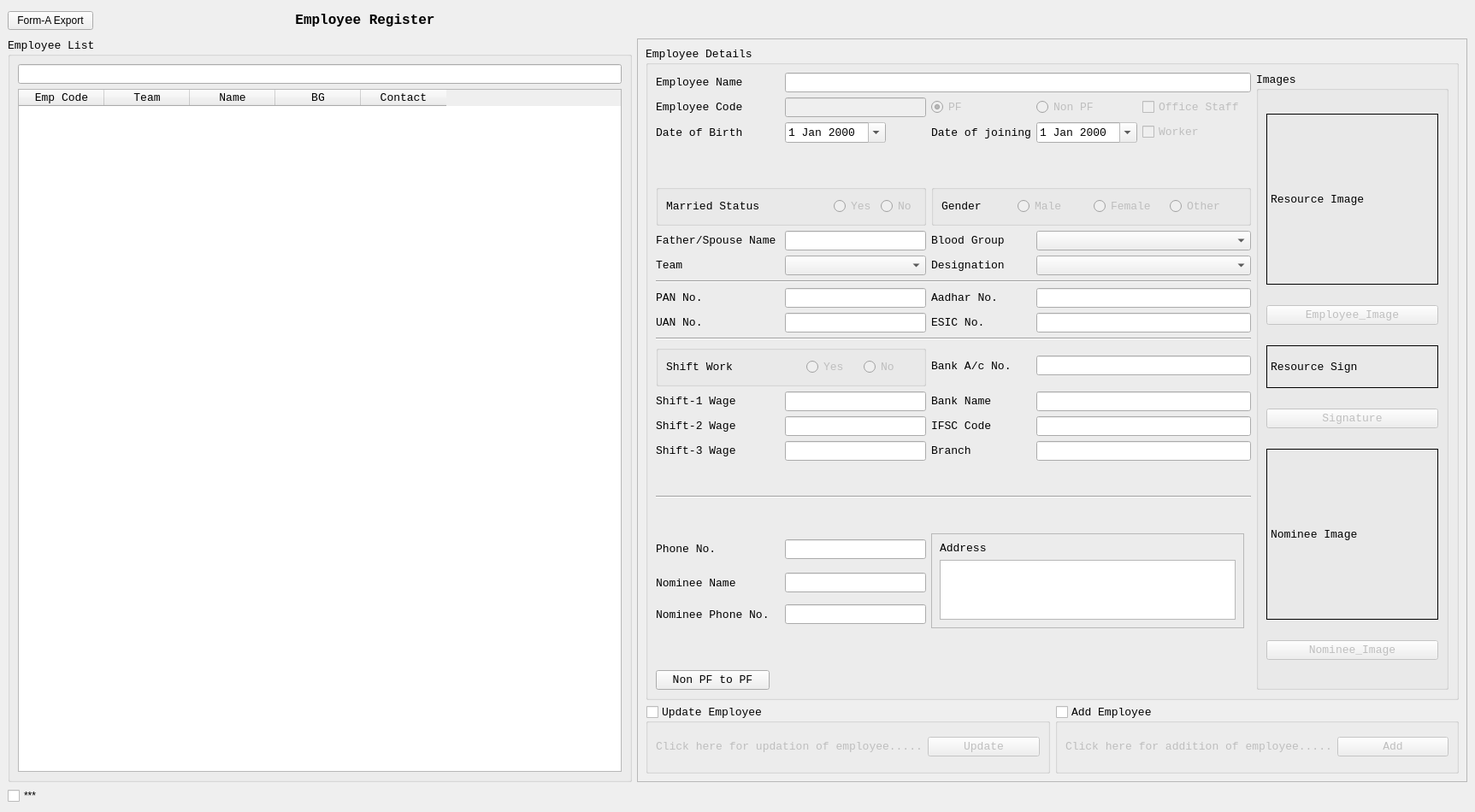
<?xml version="1.0" encoding="UTF-8"?>
<ui version="4.0">
 <class>MWin_Register</class>
 <widget class="QMainWindow" name="MWin_Register">
  <property name="enabled">
   <bool>true</bool>
  </property>
  <property name="geometry">
   <rect>
    <x>0</x>
    <y>0</y>
    <width>1725</width>
    <height>950</height>
   </rect>
  </property>
  <property name="sizePolicy">
   <sizepolicy hsizetype="Expanding" vsizetype="Expanding">
    <horstretch>0</horstretch>
    <verstretch>0</verstretch>
   </sizepolicy>
  </property>
  <property name="minimumSize">
   <size>
    <width>0</width>
    <height>0</height>
   </size>
  </property>
  <property name="maximumSize">
   <size>
    <width>16777215</width>
    <height>16777215</height>
   </size>
  </property>
  <property name="windowTitle">
   <string>MainWindow</string>
  </property>
  <widget class="QWidget" name="CWin_Register">
   <layout class="QGridLayout" name="gridLayout_11">
    <item row="0" column="0">
     <widget class="QPushButton" name="Form_Export_XL">
      <property name="minimumSize">
       <size>
        <width>78</width>
        <height>0</height>
       </size>
      </property>
      <property name="maximumSize">
       <size>
        <width>100</width>
        <height>16777215</height>
       </size>
      </property>
      <property name="text">
       <string>Form-A Export</string>
      </property>
     </widget>
    </item>
    <item row="0" column="1">
     <widget class="QLabel" name="NEX_Title">
      <property name="minimumSize">
       <size>
        <width>0</width>
        <height>30</height>
       </size>
      </property>
      <property name="maximumSize">
       <size>
        <width>16777215</width>
        <height>100</height>
       </size>
      </property>
      <property name="font">
       <font>
        <family>Courier New</family>
        <pointsize>12</pointsize>
        <weight>75</weight>
        <bold>true</bold>
       </font>
      </property>
      <property name="text">
       <string>&lt;html&gt;&lt;head/&gt;&lt;body&gt;&lt;p align=&quot;center&quot;&gt;Employee Register&lt;/p&gt;&lt;/body&gt;&lt;/html&gt;</string>
      </property>
     </widget>
    </item>
    <item row="2" column="0">
     <widget class="QCheckBox" name="Temp_View">
      <property name="text">
       <string>***</string>
      </property>
     </widget>
    </item>
    <item row="1" column="2">
     <widget class="QFrame" name="NEX_frame">
      <property name="maximumSize">
       <size>
        <width>1100</width>
        <height>880</height>
       </size>
      </property>
      <property name="frameShape">
       <enum>QFrame::StyledPanel</enum>
      </property>
      <property name="frameShadow">
       <enum>QFrame::Raised</enum>
      </property>
      <layout class="QGridLayout" name="gridLayout_3">
       <item row="1" column="1">
        <widget class="QGroupBox" name="GB_Add_Emp">
         <property name="font">
          <font>
           <family>Courier New</family>
           <pointsize>10</pointsize>
          </font>
         </property>
         <property name="title">
          <string>Add Employee</string>
         </property>
         <property name="checkable">
          <bool>true</bool>
         </property>
         <property name="checked">
          <bool>false</bool>
         </property>
         <layout class="QGridLayout" name="gridLayout_5">
          <item row="1" column="0">
           <widget class="QLabel" name="NEX_label_3">
            <property name="text">
             <string>Click here for addition of employee.....</string>
            </property>
           </widget>
          </item>
          <item row="1" column="1">
           <widget class="QPushButton" name="IQPB_Add">
            <property name="text">
             <string>Add</string>
            </property>
           </widget>
          </item>
         </layout>
        </widget>
       </item>
       <item row="1" column="0">
        <widget class="QGroupBox" name="GB_UpdateEmp">
         <property name="maximumSize">
          <size>
           <width>16777215</width>
           <height>80</height>
          </size>
         </property>
         <property name="font">
          <font>
           <family>Courier New</family>
           <pointsize>10</pointsize>
           <weight>50</weight>
           <bold>false</bold>
          </font>
         </property>
         <property name="title">
          <string>Update Employee</string>
         </property>
         <property name="checkable">
          <bool>true</bool>
         </property>
         <property name="checked">
          <bool>false</bool>
         </property>
         <layout class="QGridLayout" name="gridLayout">
          <item row="1" column="0">
           <widget class="QLabel" name="NEX_label">
            <property name="text">
             <string>Click here for updation of employee.....</string>
            </property>
           </widget>
          </item>
          <item row="1" column="1">
           <widget class="QPushButton" name="IQPB_Update">
            <property name="text">
             <string>Update</string>
            </property>
           </widget>
          </item>
         </layout>
        </widget>
       </item>
       <item row="0" column="0" colspan="2">
        <widget class="QGroupBox" name="NEX_EmployeeDetails">
         <property name="maximumSize">
          <size>
           <width>16777215</width>
           <height>16777215</height>
          </size>
         </property>
         <property name="font">
          <font>
           <family>Courier New</family>
           <pointsize>10</pointsize>
           <weight>50</weight>
           <italic>false</italic>
           <bold>false</bold>
          </font>
         </property>
         <property name="styleSheet">
          <string notr="true">font: 10pt &quot;Courier New&quot;;</string>
         </property>
         <property name="title">
          <string>Employee Details</string>
         </property>
         <layout class="QGridLayout" name="gridLayout_2">
          <item row="17" column="0">
           <widget class="QLabel" name="NEX_label_41">
            <property name="text">
             <string>Phone No.</string>
            </property>
           </widget>
          </item>
          <item row="18" column="2" colspan="5">
           <widget class="QLineEdit" name="IQLE_NomineeName">
            <property name="readOnly">
             <bool>true</bool>
            </property>
           </widget>
          </item>
          <item row="15" column="0" rowspan="2" colspan="12">
           <widget class="Line" name="line_3">
            <property name="orientation">
             <enum>Qt::Horizontal</enum>
            </property>
           </widget>
          </item>
          <item row="13" column="0" colspan="2">
           <widget class="QLabel" name="NEX_label_48">
            <property name="text">
             <string>Shift-2 Wage</string>
            </property>
           </widget>
          </item>
          <item row="13" column="2" colspan="5">
           <widget class="QLineEdit" name="IQLEShift2Salary">
            <property name="readOnly">
             <bool>true</bool>
            </property>
           </widget>
          </item>
          <item row="14" column="7">
           <widget class="QLabel" name="NEX_label_64">
            <property name="text">
             <string>Branch</string>
            </property>
           </widget>
          </item>
          <item row="14" column="2" colspan="5">
           <widget class="QLineEdit" name="IQLE_Shift3Salary">
            <property name="readOnly">
             <bool>true</bool>
            </property>
           </widget>
          </item>
          <item row="17" column="2" colspan="5">
           <widget class="QLineEdit" name="IQLE_PhoneNo">
            <property name="readOnly">
             <bool>true</bool>
            </property>
           </widget>
          </item>
          <item row="18" column="0">
           <widget class="QLabel" name="NEX_label_91">
            <property name="text">
             <string>Nominee Name</string>
            </property>
           </widget>
          </item>
          <item row="19" column="0">
           <widget class="QLabel" name="NEX_label_92">
            <property name="text">
             <string>Nominee Phone No.</string>
            </property>
           </widget>
          </item>
          <item row="19" column="2" colspan="5">
           <widget class="QLineEdit" name="IQLE_NomineePhNo">
            <property name="readOnly">
             <bool>true</bool>
            </property>
           </widget>
          </item>
          <item row="21" column="0">
           <widget class="QPushButton" name="NonPFTOPF">
            <property name="text">
             <string>Non PF to PF</string>
            </property>
           </widget>
          </item>
          <item row="13" column="8" colspan="4">
           <widget class="QLineEdit" name="IQLE_IFSC">
            <property name="readOnly">
             <bool>true</bool>
            </property>
           </widget>
          </item>
          <item row="14" column="0" colspan="2">
           <widget class="QLabel" name="NEX_label_49">
            <property name="text">
             <string>Shift-3 Wage</string>
            </property>
           </widget>
          </item>
          <item row="13" column="7">
           <widget class="QLabel" name="NEX_label_63">
            <property name="text">
             <string>IFSC Code</string>
            </property>
           </widget>
          </item>
          <item row="14" column="8" colspan="4">
           <widget class="QLineEdit" name="IQLE_Branch">
            <property name="readOnly">
             <bool>true</bool>
            </property>
           </widget>
          </item>
          <item row="11" column="8" colspan="4">
           <widget class="QLineEdit" name="IQLE_BankAcNo">
            <property name="readOnly">
             <bool>true</bool>
            </property>
           </widget>
          </item>
          <item row="2" column="2">
           <widget class="QDateEdit" name="OQDE_DOB">
            <property name="readOnly">
             <bool>true</bool>
            </property>
            <property name="calendarPopup">
             <bool>true</bool>
            </property>
           </widget>
          </item>
          <item row="6" column="0">
           <widget class="QLabel" name="NEX_label_94">
            <property name="text">
             <string>Team</string>
            </property>
           </widget>
          </item>
          <item row="6" column="2" colspan="5">
           <widget class="QComboBox" name="OQCB_Team"/>
          </item>
          <item row="8" column="2" colspan="5">
           <widget class="QLineEdit" name="IQLE_PAN">
            <property name="readOnly">
             <bool>true</bool>
            </property>
           </widget>
          </item>
          <item row="9" column="2" colspan="5">
           <widget class="QLineEdit" name="IQLE_UAN">
            <property name="readOnly">
             <bool>true</bool>
            </property>
           </widget>
          </item>
          <item row="8" column="8" colspan="4">
           <widget class="QLineEdit" name="IQLE_Aadhar">
            <property name="readOnly">
             <bool>true</bool>
            </property>
           </widget>
          </item>
          <item row="11" column="7">
           <widget class="QLabel" name="NEX_label_43">
            <property name="text">
             <string>Bank A/c No.</string>
            </property>
           </widget>
          </item>
          <item row="12" column="7">
           <widget class="QLabel" name="NEX_label_62">
            <property name="text">
             <string>Bank Name</string>
            </property>
           </widget>
          </item>
          <item row="1" column="10">
           <widget class="QCheckBox" name="OQC_OfficeStaff">
            <property name="enabled">
             <bool>false</bool>
            </property>
            <property name="text">
             <string>Office Staff</string>
            </property>
           </widget>
          </item>
          <item row="2" column="8" colspan="2">
           <widget class="QDateEdit" name="OQDE_DOJ">
            <property name="readOnly">
             <bool>true</bool>
            </property>
            <property name="calendarPopup">
             <bool>true</bool>
            </property>
           </widget>
          </item>
          <item row="2" column="10">
           <widget class="QCheckBox" name="IQCB_Worker">
            <property name="enabled">
             <bool>false</bool>
            </property>
            <property name="text">
             <string>Worker</string>
            </property>
           </widget>
          </item>
          <item row="5" column="0" colspan="2">
           <widget class="QLabel" name="NEX_label_22">
            <property name="font">
             <font>
              <family>Courier New</family>
              <pointsize>10</pointsize>
              <weight>50</weight>
              <italic>false</italic>
              <bold>false</bold>
             </font>
            </property>
            <property name="styleSheet">
             <string notr="true"/>
            </property>
            <property name="text">
             <string>Father/Spouse Name</string>
            </property>
           </widget>
          </item>
          <item row="6" column="8" colspan="4">
           <widget class="QComboBox" name="OQCB_Dept"/>
          </item>
          <item row="7" column="0" colspan="12">
           <widget class="Line" name="line">
            <property name="orientation">
             <enum>Qt::Horizontal</enum>
            </property>
           </widget>
          </item>
          <item row="2" column="0">
           <widget class="QLabel" name="NEX_label_65">
            <property name="text">
             <string>Date of Birth</string>
            </property>
           </widget>
          </item>
          <item row="8" column="7">
           <widget class="QLabel" name="NEX_label_19">
            <property name="text">
             <string>Aadhar No.</string>
            </property>
           </widget>
          </item>
          <item row="5" column="2" colspan="5">
           <widget class="QLineEdit" name="IQLE_FatherSpouse">
            <property name="readOnly">
             <bool>true</bool>
            </property>
           </widget>
          </item>
          <item row="5" column="8" colspan="4">
           <widget class="QComboBox" name="OQCB_BloodGroup"/>
          </item>
          <item row="8" column="0" colspan="2">
           <widget class="QLabel" name="NEX_label_11">
            <property name="text">
             <string>PAN No.</string>
            </property>
           </widget>
          </item>
          <item row="9" column="0" colspan="2">
           <widget class="QLabel" name="NEX_label_10">
            <property name="text">
             <string>UAN No.</string>
            </property>
           </widget>
          </item>
          <item row="5" column="7">
           <widget class="QLabel" name="NEX_label_42">
            <property name="text">
             <string>Blood Group</string>
            </property>
           </widget>
          </item>
          <item row="9" column="7">
           <widget class="QLabel" name="NEX_label_9">
            <property name="text">
             <string>ESIC No.</string>
            </property>
           </widget>
          </item>
          <item row="9" column="8" colspan="4">
           <widget class="QLineEdit" name="IQLE_ESIC">
            <property name="readOnly">
             <bool>true</bool>
            </property>
           </widget>
          </item>
          <item row="10" column="0" colspan="12">
           <widget class="Line" name="line_2">
            <property name="orientation">
             <enum>Qt::Horizontal</enum>
            </property>
           </widget>
          </item>
          <item row="2" column="7">
           <widget class="QLabel" name="NEX_label_88">
            <property name="text">
             <string>Date of joining</string>
            </property>
           </widget>
          </item>
          <item row="12" column="0" colspan="2">
           <widget class="QLabel" name="NEX_label_40">
            <property name="text">
             <string>Shift-1 Wage</string>
            </property>
           </widget>
          </item>
          <item row="12" column="2" colspan="5">
           <widget class="QLineEdit" name="IQLE_Shift1Salary">
            <property name="readOnly">
             <bool>true</bool>
            </property>
           </widget>
          </item>
          <item row="6" column="7">
           <widget class="QLabel" name="NEX_label_7">
            <property name="text">
             <string>Designation</string>
            </property>
           </widget>
          </item>
          <item row="12" column="8" colspan="4">
           <widget class="QLineEdit" name="IQLE_BankName">
            <property name="readOnly">
             <bool>true</bool>
            </property>
           </widget>
          </item>
          <item row="1" column="2" colspan="5">
           <widget class="QLineEdit" name="IQLE_EmpCode">
            <property name="enabled">
             <bool>false</bool>
            </property>
           </widget>
          </item>
          <item row="0" column="2" colspan="10">
           <widget class="QLineEdit" name="IQLE_EmpName">
            <property name="readOnly">
             <bool>true</bool>
            </property>
           </widget>
          </item>
          <item row="1" column="0" colspan="2">
           <widget class="QLabel" name="NEX_label_4">
            <property name="text">
             <string>Employee Code</string>
            </property>
           </widget>
          </item>
          <item row="1" column="8" colspan="2">
           <widget class="QRadioButton" name="IQRB_NonPF">
            <property name="enabled">
             <bool>false</bool>
            </property>
            <property name="text">
             <string>Non PF</string>
            </property>
           </widget>
          </item>
          <item row="1" column="7">
           <widget class="QRadioButton" name="IQRB_PF">
            <property name="enabled">
             <bool>false</bool>
            </property>
            <property name="maximumSize">
             <size>
              <width>80</width>
              <height>16777215</height>
             </size>
            </property>
            <property name="text">
             <string>PF</string>
            </property>
            <property name="checked">
             <bool>true</bool>
            </property>
           </widget>
          </item>
          <item row="0" column="0" colspan="2">
           <widget class="QLabel" name="NEX_label_2">
            <property name="text">
             <string>Employee Name</string>
            </property>
           </widget>
          </item>
          <item row="11" column="0" colspan="7">
           <widget class="QGroupBox" name="groupBox_3">
            <property name="title">
             <string/>
            </property>
            <layout class="QGridLayout" name="gridLayout_4">
             <item row="0" column="2">
              <widget class="QRadioButton" name="IQRB_ShiftwrkYes">
               <property name="enabled">
                <bool>false</bool>
               </property>
               <property name="sizePolicy">
                <sizepolicy hsizetype="Minimum" vsizetype="Minimum">
                 <horstretch>0</horstretch>
                 <verstretch>0</verstretch>
                </sizepolicy>
               </property>
               <property name="text">
                <string>Yes</string>
               </property>
              </widget>
             </item>
             <item row="0" column="0">
              <widget class="QLabel" name="NEX_label_24">
               <property name="text">
                <string>Shift Work</string>
               </property>
              </widget>
             </item>
             <item row="0" column="3">
              <widget class="QRadioButton" name="IQRB_ShiftWrkNo">
               <property name="enabled">
                <bool>false</bool>
               </property>
               <property name="text">
                <string>No</string>
               </property>
              </widget>
             </item>
             <item row="0" column="1">
              <spacer name="horizontalSpacer">
               <property name="orientation">
                <enum>Qt::Horizontal</enum>
               </property>
               <property name="sizeType">
                <enum>QSizePolicy::Fixed</enum>
               </property>
               <property name="sizeHint" stdset="0">
                <size>
                 <width>80</width>
                 <height>0</height>
                </size>
               </property>
              </spacer>
             </item>
            </layout>
           </widget>
          </item>
          <item row="4" column="7" colspan="5">
           <widget class="QGroupBox" name="groupBox_4">
            <property name="title">
             <string/>
            </property>
            <layout class="QGridLayout" name="gridLayout_7">
             <item row="0" column="0">
              <widget class="QLabel" name="NEX_label_23">
               <property name="text">
                <string>Gender</string>
               </property>
              </widget>
             </item>
             <item row="0" column="1">
              <widget class="QRadioButton" name="IQRB_Male">
               <property name="enabled">
                <bool>false</bool>
               </property>
               <property name="text">
                <string>Male</string>
               </property>
              </widget>
             </item>
             <item row="0" column="2">
              <widget class="QRadioButton" name="IQRB_Female">
               <property name="enabled">
                <bool>false</bool>
               </property>
               <property name="text">
                <string>Female</string>
               </property>
              </widget>
             </item>
             <item row="0" column="3">
              <widget class="QRadioButton" name="IQRB_Other">
               <property name="enabled">
                <bool>false</bool>
               </property>
               <property name="text">
                <string>Other</string>
               </property>
              </widget>
             </item>
            </layout>
           </widget>
          </item>
          <item row="17" column="7" rowspan="3" colspan="4">
           <widget class="QFrame" name="frame">
            <property name="frameShape">
             <enum>QFrame::StyledPanel</enum>
            </property>
            <property name="frameShadow">
             <enum>QFrame::Raised</enum>
            </property>
            <layout class="QGridLayout" name="gridLayout_9">
             <item row="0" column="0">
              <widget class="QLabel" name="NEX_label_20">
               <property name="text">
                <string>Address</string>
               </property>
              </widget>
             </item>
             <item row="1" column="0">
              <widget class="QTextEdit" name="IQTE_Address">
               <property name="readOnly">
                <bool>true</bool>
               </property>
              </widget>
             </item>
            </layout>
           </widget>
          </item>
          <item row="4" column="0" colspan="7">
           <widget class="QGroupBox" name="groupBox_2">
            <property name="title">
             <string/>
            </property>
            <layout class="QGridLayout" name="gridLayout_6">
             <item row="0" column="0">
              <widget class="QLabel" name="NEX_label_21">
               <property name="text">
                <string>Married Status</string>
               </property>
              </widget>
             </item>
             <item row="0" column="3">
              <widget class="QRadioButton" name="IQRB_MrdNo">
               <property name="enabled">
                <bool>false</bool>
               </property>
               <property name="text">
                <string>No</string>
               </property>
               <property name="checkable">
                <bool>true</bool>
               </property>
              </widget>
             </item>
             <item row="0" column="2">
              <widget class="QRadioButton" name="IQRB_MrdYes">
               <property name="enabled">
                <bool>false</bool>
               </property>
               <property name="text">
                <string>Yes</string>
               </property>
               <property name="checkable">
                <bool>true</bool>
               </property>
              </widget>
             </item>
             <item row="0" column="1">
              <spacer name="horizontalSpacer_2">
               <property name="orientation">
                <enum>Qt::Horizontal</enum>
               </property>
               <property name="sizeType">
                <enum>QSizePolicy::Fixed</enum>
               </property>
               <property name="sizeHint" stdset="0">
                <size>
                 <width>80</width>
                 <height>20</height>
                </size>
               </property>
              </spacer>
             </item>
            </layout>
           </widget>
          </item>
          <item row="0" column="12" rowspan="22">
           <widget class="QGroupBox" name="groupBox">
            <property name="minimumSize">
             <size>
              <width>225</width>
              <height>0</height>
             </size>
            </property>
            <property name="maximumSize">
             <size>
              <width>16777215</width>
              <height>16777215</height>
             </size>
            </property>
            <property name="title">
             <string>Images</string>
            </property>
            <layout class="QGridLayout" name="gridLayout_10">
             <item row="3" column="0">
              <widget class="QLabel" name="OQL_SignPhoto">
               <property name="sizePolicy">
                <sizepolicy hsizetype="Minimum" vsizetype="Minimum">
                 <horstretch>0</horstretch>
                 <verstretch>0</verstretch>
                </sizepolicy>
               </property>
               <property name="maximumSize">
                <size>
                 <width>16777215</width>
                 <height>50</height>
                </size>
               </property>
               <property name="frameShape">
                <enum>QFrame::Box</enum>
               </property>
               <property name="frameShadow">
                <enum>QFrame::Plain</enum>
               </property>
               <property name="text">
                <string>Resource Sign</string>
               </property>
              </widget>
             </item>
             <item row="2" column="0">
              <widget class="QPushButton" name="IQPB_PhotoBrowse">
               <property name="enabled">
                <bool>false</bool>
               </property>
               <property name="text">
                <string>Employee_Image</string>
               </property>
              </widget>
             </item>
             <item row="4" column="0">
              <widget class="QPushButton" name="OQL_Sign">
               <property name="enabled">
                <bool>false</bool>
               </property>
               <property name="text">
                <string>Signature</string>
               </property>
              </widget>
             </item>
             <item row="5" column="0">
              <widget class="QLabel" name="OQL_NomPhoto">
               <property name="sizePolicy">
                <sizepolicy hsizetype="Minimum" vsizetype="Preferred">
                 <horstretch>0</horstretch>
                 <verstretch>0</verstretch>
                </sizepolicy>
               </property>
               <property name="minimumSize">
                <size>
                 <width>0</width>
                 <height>200</height>
                </size>
               </property>
               <property name="maximumSize">
                <size>
                 <width>16777215</width>
                 <height>200</height>
                </size>
               </property>
               <property name="frameShape">
                <enum>QFrame::Box</enum>
               </property>
               <property name="text">
                <string>Nominee Image</string>
               </property>
              </widget>
             </item>
             <item row="6" column="0">
              <widget class="QPushButton" name="IQPB_NomPhotoBrowse">
               <property name="enabled">
                <bool>false</bool>
               </property>
               <property name="text">
                <string>Nominee_Image</string>
               </property>
              </widget>
             </item>
             <item row="1" column="0">
              <widget class="QLabel" name="OQL_EmpPhoto">
               <property name="sizePolicy">
                <sizepolicy hsizetype="Minimum" vsizetype="Minimum">
                 <horstretch>0</horstretch>
                 <verstretch>0</verstretch>
                </sizepolicy>
               </property>
               <property name="minimumSize">
                <size>
                 <width>100</width>
                 <height>0</height>
                </size>
               </property>
               <property name="maximumSize">
                <size>
                 <width>16777215</width>
                 <height>200</height>
                </size>
               </property>
               <property name="frameShape">
                <enum>QFrame::Box</enum>
               </property>
               <property name="text">
                <string>Resource Image</string>
               </property>
              </widget>
             </item>
            </layout>
           </widget>
          </item>
         </layout>
        </widget>
       </item>
      </layout>
     </widget>
    </item>
    <item row="1" column="0" colspan="2">
     <widget class="QGroupBox" name="NEX_EmployeeList">
      <property name="sizePolicy">
       <sizepolicy hsizetype="Expanding" vsizetype="Expanding">
        <horstretch>0</horstretch>
        <verstretch>0</verstretch>
       </sizepolicy>
      </property>
      <property name="maximumSize">
       <size>
        <width>1000</width>
        <height>16777215</height>
       </size>
      </property>
      <property name="font">
       <font>
        <family>Courier New</family>
        <pointsize>10</pointsize>
       </font>
      </property>
      <property name="title">
       <string>Employee List</string>
      </property>
      <layout class="QGridLayout" name="gridLayout_8">
       <item row="0" column="0">
        <widget class="QLineEdit" name="IQLE_Search"/>
       </item>
       <item row="1" column="0">
        <widget class="QTableWidget" name="OQTB_EmployeeList">
         <property name="font">
          <font>
           <family>Courier New</family>
           <pointsize>10</pointsize>
          </font>
         </property>
         <column>
          <property name="text">
           <string>Emp Code</string>
          </property>
         </column>
         <column>
          <property name="text">
           <string>Team</string>
          </property>
         </column>
         <column>
          <property name="text">
           <string>Name</string>
          </property>
         </column>
         <column>
          <property name="text">
           <string>BG</string>
          </property>
         </column>
         <column>
          <property name="text">
           <string>Contact</string>
          </property>
         </column>
        </widget>
       </item>
      </layout>
     </widget>
    </item>
   </layout>
  </widget>
 </widget>
 <resources/>
 <connections/>
</ui>
